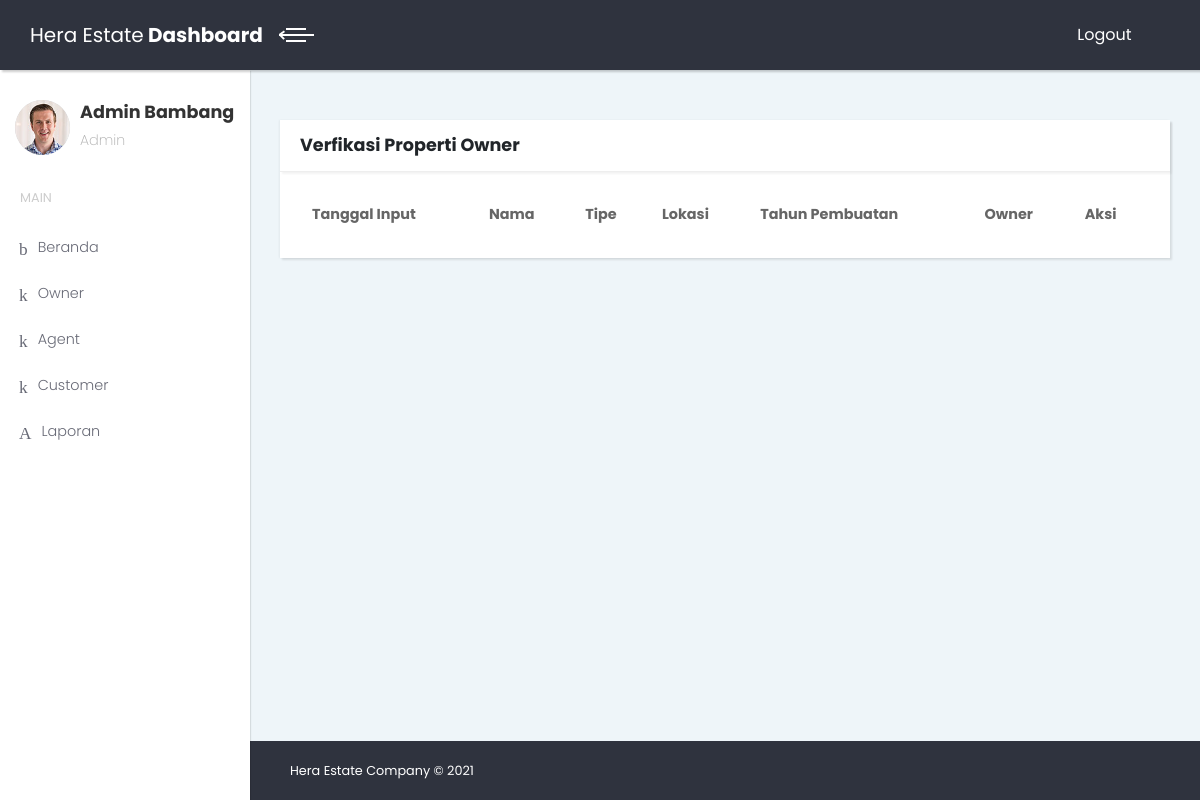
Page /heraAdmin/index.php?page=owner&aksi=content (signed in) on the earlier database version.
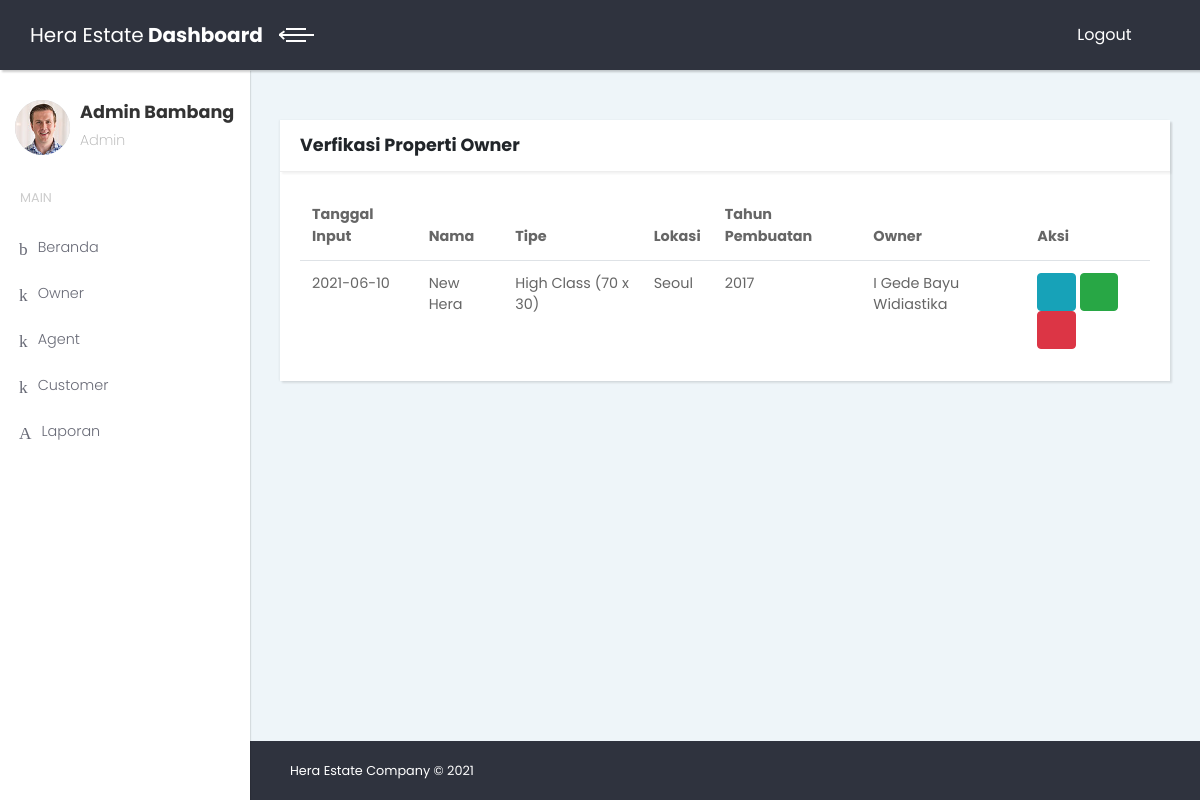
Same page on the later database version.
### tables this page shows
CREATE TABLE `tb_users` (
  `id_users` bigint(20) UNSIGNED NOT NULL,
  `name` varchar(191) NOT NULL,
  `username` varchar(191) NOT NULL,
  `password` varchar(191) NOT NULL,
  `level` int(11) NOT NULL,
  `email` varchar(191) NOT NULL,
  `telephone` varchar(191) NOT NULL,
  `created_at` timestamp NOT NULL DEFAULT CURRENT_TIMESTAMP,
  `updated_at` timestamp NOT NULL DEFAULT CURRENT_TIMESTAMP ON UPDATE CURRENT_TIMESTAMP
);

CREATE TABLE `tb_properties` (
  `id_properties` bigint(20) UNSIGNED NOT NULL,
  `name_properties` varchar(191) NOT NULL,
  `type` varchar(191) NOT NULL,
  `bedroom` varchar(11) NOT NULL,
  `toilet` varchar(11) NOT NULL,
  `pool` varchar(11) NOT NULL,
  `location` varchar(191) NOT NULL,
  `description` longtext NOT NULL,
  `document` varchar(191) NOT NULL,
  `production_year` varchar(191) NOT NULL,
  `owner` varchar(100) NOT NULL,
  `img` varchar(100) NOT NULL,
  `price` varchar(191) DEFAULT NULL,
  `status` varchar(191) NOT NULL DEFAULT '0',
  `created_at` timestamp NOT NULL DEFAULT CURRENT_TIMESTAMP,
  `updated_at` timestamp NOT NULL DEFAULT CURRENT_TIMESTAMP ON UPDATE CURRENT_TIMESTAMP
);

### heraAdmin/pages/owner/content.php (the view, shortened to what this page needs)
<div class="content-inner">
  <section>
    <div class="container-fluid">
      <div class="card">
        <div class="card-header">
          <h4>Verfikasi Properti Owner</h4>
        </div>
        <div class="card-body">
          <div class="table-responsive">
            <table id="datatable1" style="width: 100%;" class="table">
              <thead>
                <tr>
                  <th>Tanggal Input</th>
                  <th>Nama</th>
                  <th>Tipe</th>
                  <th>Lokasi</th>
                  <th>Tahun Pembuatan</th>
                  <th>Owner</th>
                  <th>Aksi</th>
                </tr>
              </thead>
              <tbody>
                <?php
                  $perintah = "SELECT * FROM tb_properties WHERE status = '0'";
                  $data = mysqli_query($conn, $perintah);
                  while ($dataAdmin = mysqli_fetch_array($data)) {
                    $tglInput = date_create($dataAdmin['created_at']);
                ?>
                <tr>
                  <td><?php echo date_format($tglInput, "Y-m-d"); ?></td>
                  <td><?php echo $dataAdmin['name_properties']; ?></td>
                  <td><?php echo $dataAdmin['type']; ?></td>
                  <td><?php echo ucwords($dataAdmin['location']); ?></td>
                  <td><?php echo $dataAdmin['production_year']; ?></td>
                  <td><?php echo $dataAdmin['owner']; ?></td>
                  <td>
                    <button type="button" data-toggle="modal" data-target="#myModal<?php echo $dataAdmin['id_properties']; ?>" class="btn btn-info"><i class="fa fa-eye"></i></button>
                    <a onClick="return confirm('Apakah anda ingin mensetujui properti ini?')" href="?page=owner&aksi=validate&id=<?php echo $dataAdmin['id_properties']?>"href="#" class="btn btn-success"><i class="fa fa-check"></i></a>
                    <a onClick="return confirm('Apakah anda ingin menolak properti ini?')" href="?page=owner&aksi=delete&id=<?php echo $dataAdmin['id_properties']?>" class="btn btn-danger"><i class="fa fa-close"></i></a>
                  </td>
                </tr>
                <?php
                  }
                ?>
              </tbody>
            </table>
          </div>
        </div>
      </div>
    </div>
  </section>
  <footer class="main-footer">
    <div class="container-fluid">
      <div class="row">
        <div class="col-sm-6">
          <p>Hera Estate Company &copy; 2021</p>
        </div>
      </div>
    </div>
  </footer>
</div>

### heraAdmin/index.php (shortened to what this page needs)
<?php
include "core/conn/conn.php";
$id = $_SESSION["login"];
$perintah = "SELECT * FROM tb_users WHERE id_users = '$id'";
$query = mysqli_query($conn,$perintah);
$data = mysqli_fetch_array($query);
?>
<!DOCTYPE html>
<html>
<head>
    <link rel="stylesheet" href="vendor/bootstrap/css/bootstrap.min.css">
    <link rel="stylesheet" href="vendor/font-awesome/css/font-awesome.min.css">
    <link rel="stylesheet" href="css/fontastic.css">
    <link rel="stylesheet" href="vendor/datatables.net-bs4/css/dataTables.bootstrap4.css">
    <link rel="stylesheet" href="vendor/datatables.net-responsive-bs4/css/responsive.bootstrap4.min.css">
    <link rel="stylesheet" href="css/style.default.premium.css" id="theme-stylesheet">
    <link rel="stylesheet" href="css/custom.css">
  </head>
  <body>
    <div class="page">
      <header class="header">
        <nav class="navbar">
          <div class="container-fluid">
            <div class="navbar-holder d-flex align-items-center justify-content-between">
              <div class="navbar-header">
                <a href="index.php" class="navbar-brand d-none d-sm-inline-block">
                  <div class="brand-text d-none d-lg-inline-block"><span>Hera Estate </span><strong> Dashboard</strong></div>
                <a id="toggle-btn" href="#" class="menu-btn active"><span></span><span></span><span></span></a>
              </div>
              <ul class="nav-menu list-unstyled d-flex flex-md-row align-items-md-center">
                <li class="nav-item"><a href="pages/logout.php" class="nav-link logout"> <span class="d-none d-sm-inline">Logout</span><i class="fa fa-sign-out"></i></a></li>
              </ul>
            </div>
          </div>
        </nav>
      </header>
      <div class="page-content d-flex align-items-stretch">
        <nav class="side-navbar">
          <div class="sidebar-header d-flex align-items-center"><a href="pages-profile.html">
              <div class="avatar"><img src="img/avatar-1.jpg" alt="..." class="img-fluid rounded-circle"></div></a>
            <div class="title">
              <h1 class="h4"><?php echo $data['name'] ?></h1>
              <p>Admin</p>
            </div>
          </div>
          <span class="heading">Main</span>
          <ul class="list-unstyled">
            <li> <a href="index.php"> <i class="icon-home"></i>Beranda </a></li>
            <li> <a href="?page=owner&aksi=content"> <i class="icon-user"></i>Owner </a></li>
            <li> <a href="?page=agent&aksi=content"> <i class="icon-user"></i>Agent </a></li>
            <li> <a href="?page=customer&aksi=content"> <i class="icon-user"></i>Customer </a></li>
            <li> <a href="?page=laporan&aksi=content"> <i class="icon-page"></i>Laporan</a></li>
          </ul>
        </nav>
        <?php
          include "core/conn/conn.php";
          $page = $_GET['page'];
          $aksi = $_GET['aksi'];
            if ($page == "owner") {
              if ($aksi == "content") {
                include "pages/owner/content.php";
              }
            } else if ($page == "agent") {
              if ($aksi == "content") {
                include "pages/agent/content.php";
              }
              else if ($aksi == "validate") {
                include "pages/agent/validate.php";
              }
              else if ($aksi == "delete") {
                include "pages/agent/delete.php";
              }
            } else if ($page == "customer") {
              if ($aksi == "content") {
                include "pages/customer/content.php";
              }
              else if ($aksi == "validate") {
                include "pages/customer/validate.php";
              }
              else if ($aksi == "delete") {
                include "pages/customer/delete.php";
              }
            } else if ($page == "laporan") {
              if ($aksi == "content") {
                include "pages/laporan/content.php";
              }
              else if ($aksi == "detail") {
                include "pages/laporan/detail.php";
              }
              else if ($aksi == "detail2") {
                include "pages/laporan/detail2.php";
              }
              else if ($aksi == "detail3") {
                include "pages/laporan/detail3.php";
              }
            } else {
              include "pages/dashboard.php";
            }
        ?>
      </div>
    </div>
  </body>
</html>

Differences in the rows shown:
added tb_properties: created_at "2021-06-10", name_properties "New Hera", type "High Class (70 x 30)", location "Seoul", production_year "2017", owner "I Gede Bayu Widiastika"
